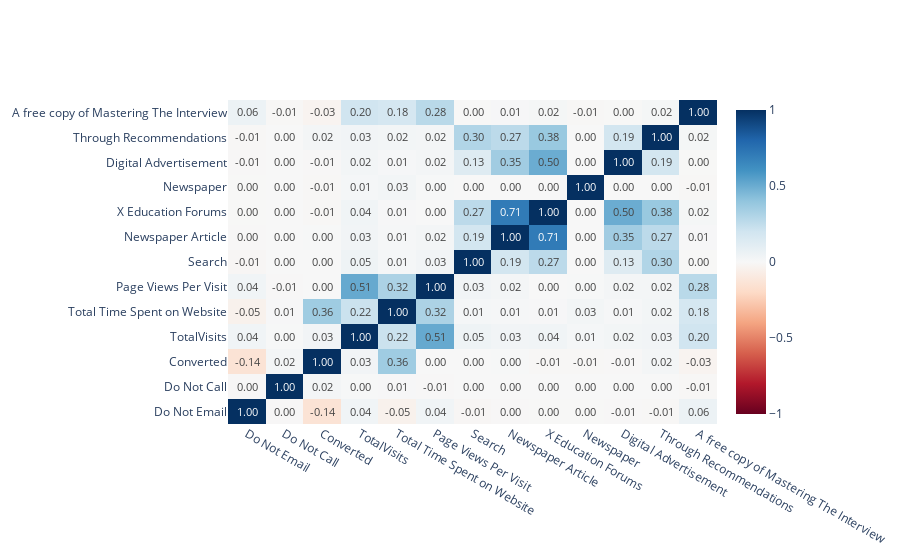

Notebook code for this chart:
### Code cell
# plot de Correlação
fig = go.Figure()

fig.add_trace(
    go.Heatmap(
        x = corr_matrix.columns,
        y = corr_matrix.index,
        z = np.array(corr_matrix),
        text = corr_matrix.values,
        texttemplate='%{text:.2f}',
        colorscale=px.colors.diverging.RdBu,
        zmin=-1,
        zmax=1,
    )
)

fig.show()

### Figure 1 — Plotly figure (JSON) as saved in the notebook; plotly's stock layout.template omitted (floating-point values rounded to 4 significant figures; data arrays with more than 128 entries replaced by an {"elided": "..."} marker saying what was removed)
{"data": [{"colorscale": [[0, "rgb(103,0,31)"], [0.1, "rgb(178,24,43)"], [0.2, "rgb(214,96,77)"], [0.3, "rgb(244,165,130)"], [0.4, "rgb(253,219,199)"], [0.5, "rgb(247,247,247)"], [0.6, "rgb(209,229,240)"], [0.7, "rgb(146,197,222)"], [0.8, "rgb(67,147,195)"], [0.9, "rgb(33,102,172)"], [1, "rgb(5,48,97)"]], "text": {"elided": "13x13 float values"}, "texttemplate": "%{text:.2f}", "type": "heatmap", "x": ["Do Not Email", "Do Not Call", "Converted", "TotalVisits", "Total Time Spent on Website", "Page Views Per Visit", "Search", "Newspaper Article", "X Education Forums", "Newspaper", "Digital Advertisement", "Through Recommendations", "A free copy of Mastering The Interview"], "y": ["Do Not Email", "Do Not Call", "Converted", "TotalVisits", "Total Time Spent on Website", "Page Views Per Visit", "Search", "Newspaper Article", "X Education Forums", "Newspaper", "Digital Advertisement", "Through Recommendations", "A free copy of Mastering The Interview"], "z": {"elided": "13x13 float values"}, "zmax": 1, "zmin": -1}], "layout": {}}
